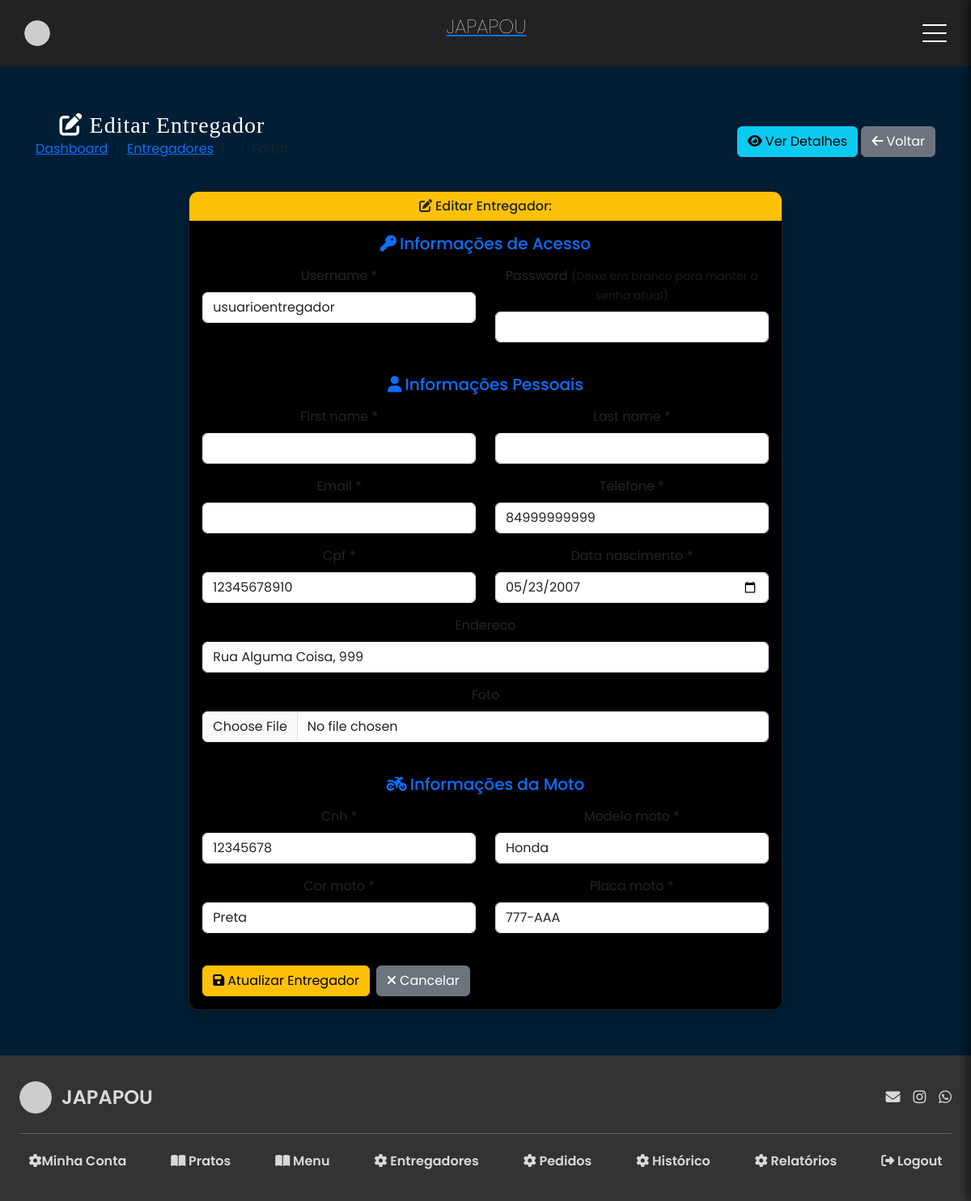
Screenshot of /manager/delivery-man/6/edit/ (signed in) with the database file from the repository.
### japapou/models/user.py (models this page shows)
class CustomUser(AbstractUser):
    class TipoUsuario(models.TextChoices):
        CLIENT = 'CLIENT', 'Client'
        DELIVERY_MAN = 'DELIVERY_MAN', 'Delivery_man'
        MANAGER = 'MANAGER', 'Manager'
    tipo_usuario = models.CharField(
        max_length=20,
        choices=TipoUsuario.choices, # gera uma lista de tuplas que é o formato que o django espera para o menu dropdown
        default=TipoUsuario.MANAGER,
        null=True,
        blank=True
    )
    telefone = models.CharField(max_length=20, blank=True)
    endereco = models.CharField(max_length=255, blank=True)
    cpf = models.CharField(max_length=14, blank=True)
    data_nascimento = models.DateField(null=True, blank=True)
    foto_perfil = models.ImageField(upload_to='perfil/', blank=True, null=True)
    cnh = models.CharField(max_length=10, blank=True)
    modelo_moto = models.CharField(max_length=20, blank=True)
    cor_moto = models.CharField(max_length=10, blank=True)
    placa_moto = models.CharField(max_length=10, blank=True)
    foto = models.ImageField(blank=True, null=True, upload_to="fotos/")

### japapou/views/manager_views/manage_delivery_man_view.py (the view)
# urls.py: path("delivery-man/<int:id>/edit/", views.manager_delivery_man_update_view, name="manager_delivery_man_update"),
@manager_required('japapou.change_customuser')
@csrf_protect
def manager_delivery_man_update_view(request, id):
    delivery_man = get_object_or_404(CustomUser, pk=id, tipo_usuario='DELIVERY_MAN')
    initial_password = delivery_man.password
    if request.method == "POST":
        form = DeliveryRegisterForm(request.POST, request.FILES, instance=delivery_man)
        if form.is_valid():
            try:
                delivery_man = form.save(commit=False)
                delivery_man.tipo_usuario = 'DELIVERY_MAN'
                raw_password = form.cleaned_data.get("password")
                if raw_password:
                    delivery_man.set_password(raw_password)
                else:
                    delivery_man.password = initial_password
                delivery_man.save()
                form.save_m2m()
                logger.info(f"Delivery man {delivery_man.username} updated by {request.user.username}")
                messages.success(request, "Entregador atualizado com sucesso!")
                return redirect('manager_delivery_man')
            except Exception as e:
                logger.error(f"Error updating delivery man {id}: {str(e)}")
                messages.error(request, f"Erro ao atualizar entregador: {e}")
        else:
            messages.error(request, "Por favor, corrija os erros no formulário.")
    else:
        form = DeliveryRegisterForm(instance=delivery_man)
    return render(request, "manager/manager_delivery_man_edit.html", {
        "form": form,
        "delivery_man": delivery_man
    })

### japapou/views/manager_views/manage_delivery_man_view.py (called while the page is built)
def validate_manager_access(user):
    return user.tipo_usuario == 'MANAGER'

def manager_required(permission):
    def decorator(view_func):
        @wraps(view_func)
        @login_required(login_url='home')
        @permission_required(permission, login_url='home')
        @user_passes_test(validate_manager_access, login_url='home')
        def wrapper(request, *args, **kwargs):
            return view_func(request, *args, **kwargs)
        return wrapper
    return decorator

### japapou/templates/manager/manager_delivery_man_edit.html (shortened to what this page needs)
{% extends "base.html" %}
{% load static %}
{% block extra_head %}
<link rel="stylesheet" href="{% static 'css/manager/manage_delivery_man.css' %}" />
{% endblock %}
{% block content %}
<div class="container-fluid py-4">
    <div class="d-flex justify-content-between align-items-center mb-4">
        <div>
            <h1 class="h3 mb-0 text-gray-800">
                <i class="fas fa-edit me-2"></i>Editar Entregador
            </h1>
            <nav aria-label="breadcrumb">
                <ol class="breadcrumb">
                    <li class="breadcrumb-item"><a href="{% url 'manager_dashboard' %}">Dashboard</a></li>
                    <li class="breadcrumb-item"><a href="{% url 'manager_delivery_man' %}">Entregadores</a></li>
                    <li class="breadcrumb-item"><a href="{% url 'manager_delivery_man_detail' delivery_man.id %}">{{ delivery_man.first_name }}</a></li>
                    <li class="breadcrumb-item active">Editar</li>
                </ol>
            </nav>
        </div>
        <div>
            <a href="{% url 'manager_delivery_man_detail' delivery_man.id %}" class="btn btn-info">
                <i class="fas fa-eye me-1"></i>Ver Detalhes
            </a>
            <a href="{% url 'manager_delivery_man' %}" class="btn btn-secondary">
                <i class="fas fa-arrow-left me-1"></i>Voltar
            </a>
        </div>
    </div>
    <div class="row justify-content-center">
        <div class="col-xl-8">
            <div class="card shadow">
                <div class="card-header bg-warning text-dark">
                    <h6 class="m-0 font-weight-bold">
                        <i class="fas fa-edit me-1"></i>Editar Entregador: {{ delivery_man.first_name }} {{ delivery_man.last_name }}
                    </h6>
                </div>
                <div class="card-body">
                    <form method="POST" enctype="multipart/form-data" novalidate>
                        <div class="row mb-4">
                            <div class="col-12">
                                <h5 class="text-primary mb-3">
                                    <i class="fas fa-key me-1"></i>Informações de Acesso
                                </h5>
                            </div>
                            <div class="col-md-6 mb-3">
                                <label for="{{ form.username.id_for_label }}" class="form-label">
                                    {{ form.username.label }} *
                                </label>
                                {{ form.username }}
                            </div>
                            <div class="col-md-6 mb-3">
                                <label for="{{ form.password.id_for_label }}" class="form-label">
                                    {{ form.password.label }}
                                    <small class="text-muted">(Deixe em branco para manter a senha atual)</small>
                                </label>
                                {{ form.password }}
                            </div>
                        </div>
                        <div class="row mb-4">
                            <div class="col-12">
                                <h5 class="text-primary mb-3">
                                    <i class="fas fa-user me-1"></i>Informações Pessoais
                                </h5>
                            </div>
                            <div class="col-md-6 mb-3">
                                <label for="{{ form.first_name.id_for_label }}" class="form-label">
                                    {{ form.first_name.label }} *
                                </label>
                                {{ form.first_name }}
                            </div>
                            <div class="col-md-6 mb-3">
                                <label for="{{ form.last_name.id_for_label }}" class="form-label">
                                    {{ form.last_name.label }} *
                                </label>
                                {{ form.last_name }}
                            </div>
                            <div class="col-md-6 mb-3">
                                <label for="{{ form.email.id_for_label }}" class="form-label">
                                    {{ form.email.label }} *
                                </label>
                                {{ form.email }}
                            </div>
                            <div class="col-md-6 mb-3">
                                <label for="{{ form.telefone.id_for_label }}" class="form-label">
                                    {{ form.telefone.label }} *
                                </label>
                                {{ form.telefone }}
                            </div>
                            <div class="col-md-6 mb-3">
                                <label for="{{ form.cpf.id_for_label }}" class="form-label">
                                    {{ form.cpf.label }} *
                                </label>
                                {{ form.cpf }}
                            </div>
                            <div class="col-md-6 mb-3">
                                <label for="{{ form.data_nascimento.id_for_label }}" class="form-label">
                                    {{ form.data_nascimento.label }} *
                                </label>
                                {{ form.data_nascimento }}
                            </div>
                            <div class="col-12 mb-3">
                                <label for="{{ form.endereco.id_for_label }}" class="form-label">
                                    {{ form.endereco.label }}
                                </label>
                                {{ form.endereco }}
                            </div>
                            <div class="col-12 mb-3">
                                <label for="{{ form.foto.id_for_label }}" class="form-label">
                                    {{ form.foto.label }}
                                </label>
                                {{ form.foto }}
                            </div>
                        </div>
                        <div class="row mb-4">
                            <div class="col-12">
                                <h5 class="text-primary mb-3">
                                    <i class="fas fa-motorcycle me-1"></i>Informações da Moto
                                </h5>
                            </div>
                            <div class="col-md-6 mb-3">
                                <label for="{{ form.cnh.id_for_label }}" class="form-label">
                                    {{ form.cnh.label }} *
                                </label>
                                {{ form.cnh }}
                            </div>
                            <div class="col-md-6 mb-3">
                                <label for="{{ form.modelo_moto.id_for_label }}" class="form-label">
                                    {{ form.modelo_moto.label }} *
                                </label>
                                {{ form.modelo_moto }}
                            </div>
                            <div class="col-md-6 mb-3">
                                <label for="{{ form.cor_moto.id_for_label }}" class="form-label">
                                    {{ form.cor_moto.label }} *
                                </label>
                                {{ form.cor_moto }}
                            </div>
                            <div class="col-md-6 mb-3">
                                <label for="{{ form.placa_moto.id_for_label }}" class="form-label">
                                    {{ form.placa_moto.label }} *
                                </label>
                                {{ form.placa_moto }}
                            </div>
                        </div>
                        <div class="row mt-4">
                            <div class="col-12 d-flex gap-2">
                                <button type="submit" class="btn btn-warning">
                                    <i class="fas fa-save me-1"></i>Atualizar Entregador
                                </button>
                                <a href="{% url 'manager_delivery_man_detail' delivery_man.id %}" class="btn btn-secondary">
                                    <i class="fas fa-times me-1"></i>Cancelar
                                </a>
                            </div>
                        </div>
                    </form>
                </div>
            </div>
        </div>
    </div>
</div>
{% endblock %}

### japapou/static/css/global.css (style rules this page uses)
:root { --azul-mais-escuro: #011e34; --azul-mais-claro: #062f4f; --laranja-mais-claro: #f8761e; --laranja-mais-escuro: #e25d12; --vermelho: #981827; --darker-gray: #1f1f1f; --dark-gray: #3a3a3a; --gray: #6b6b6b; --light-gray: #a0a0a0; --lighter-gray: #c7c7c7; --lightest-gray: #e9e9e9; --light-yellow: #f0c674; }
* { margin: 0; padding: 0; box-sizing: border-box; }
html { height: 100%; }
body { background-color: var(--azul-mais-escuro); color: white; font-family: "Poppins", sans-serif; min-height: 100vh; display: flex; flex-direction: column; }

### japapou/static/css/manager/manage_delivery_man.css (style rules this page uses)
:root { --darker-gray: #222; --lighter-gray: #444; --light-gray: #555; --text-primary: #fff; --gray: #aaa; }
.card { background: #000; border: 1px solid var(--darker-gray); border-radius: 12px; display: flex; flex-direction: column; overflow: hidden; transition: transform 0.3s ease, border-color 0.3s ease; }

### rows the page displays
CustomUser: username "usuarioentregador", telefone "84999999999", cpf "12345678910", data_nascimento "05/23/2007", endereco "Rua Alguma Coisa, 999", cnh "12345678", modelo_moto "Honda", cor_moto "Preta", placa_moto "777-AAA"
